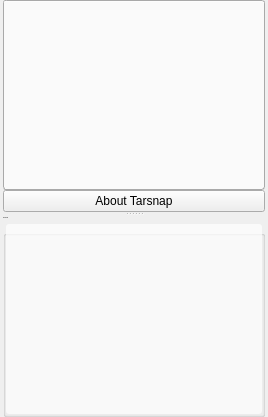
         <widget class="QWidget" name="helpTab">
          <property name="styleSheet">
           <string notr="true">#helpTab QGroupBox {
font-size: 14px;
}
#helpTab QGroupBox::title {
background: transparent;
margin: 1px 0px 0px 6px;
}&lt;/string&gt;
</string>
          </property>
          <attribute name="title">
           <string>Help</string>
          </attribute>
          <attribute name="toolTip">
           <string>Switch to Help tab &lt;span style=&quot;color:gray;font-size:small&quot;&gt;%1&lt;/span&gt;</string>
          </attribute>
          <layout class="QVBoxLayout" name="helpTabLayout">
           <property name="spacing">
            <number>3</number>
           </property>
           <property name="leftMargin">
            <number>3</number>
           </property>
           <property name="topMargin">
            <number>0</number>
           </property>
           <property name="rightMargin">
            <number>3</number>
           </property>
           <property name="bottomMargin">
            <number>0</number>
           </property>
           <item>
            <widget class="QSplitter" name="splitter">
             <property name="orientation">
              <enum>Qt::Vertical</enum>
             </property>
             <widget class="QFrame" name="helpContainer">
              <layout class="QVBoxLayout" name="verticalLayout">
               <property name="spacing">
                <number>0</number>
               </property>
               <property name="leftMargin">
                <number>0</number>
               </property>
               <property name="topMargin">
                <number>0</number>
               </property>
               <property name="rightMargin">
                <number>0</number>
               </property>
               <property name="bottomMargin">
                <number>0</number>
               </property>
               <item>
                <widget class="QTextBrowser" name="helpTabText">
                 <property name="sizePolicy">
                  <sizepolicy hsizetype="Preferred" vsizetype="Preferred">
                   <horstretch>0</horstretch>
                   <verstretch>0</verstretch>
                  </sizepolicy>
                 </property>
                 <property name="focusPolicy">
                  <enum>Qt::ClickFocus</enum>
                 </property>
                 <property name="toolTip">
                  <string>Keyboard shortcuts list</string>
                 </property>
                 <property name="styleSheet">
                  <string notr="true">#helpTabText {
background: rgba(255,255,255,170);
border-radius: 3px;
border: 1px solid darkgrey;
border-top: 2px groove darkgrey;
}</string>
                 </property>
                 <property name="frameShape">
                  <enum>QFrame::NoFrame</enum>
                 </property>
                 <property name="readOnly">
                  <bool>true</bool>
                 </property>
                 <property name="openExternalLinks">
                  <bool>true</bool>
                 </property>
                </widget>
               </item>
               <item>
                <widget class="QPushButton" name="aboutButton">
                 <property name="text">
                  <string>About Tarsnap</string>
                 </property>
                 <property name="checkable">
                  <bool>true</bool>
                 </property>
                </widget>
               </item>
              </layout>
             </widget>
             <widget class="QGroupBox" name="helpConsoleGroupBox">
              <property name="font">
               <font>
                <pointsize>-1</pointsize>
               </font>
              </property>
              <property name="title">
               <string>Console log</string>
              </property>
              <layout class="QVBoxLayout" name="consoleGroupBoxLayout">
               <property name="spacing">
                <number>0</number>
               </property>
               <property name="leftMargin">
                <number>0</number>
               </property>
               <property name="topMargin">
                <number>0</number>
               </property>
               <property name="rightMargin">
                <number>0</number>
               </property>
               <property name="bottomMargin">
                <number>0</number>
               </property>
               <item>
                <widget class="QPlainTextEdit" name="consoleLog">
                 <property name="focusPolicy">
                  <enum>Qt::ClickFocus</enum>
                 </property>
                 <property name="toolTip">
                  <string>Console command log</string>
                 </property>
                 <property name="styleSheet">
                  <string notr="true">#consoleLog
{
background: rgba(255,255,255,170);
border-radius: 3px;
font-family: Monospace, Monaco;
font-size: 12px;
}</string>
                 </property>
                 <property name="frameShape">
                  <enum>QFrame::NoFrame</enum>
                 </property>
                 <property name="readOnly">
                  <bool>true</bool>
                 </property>
                </widget>
               </item>
              </layout>
             </widget>
            </widget>
           </item>
          </layout>
         </widget>
